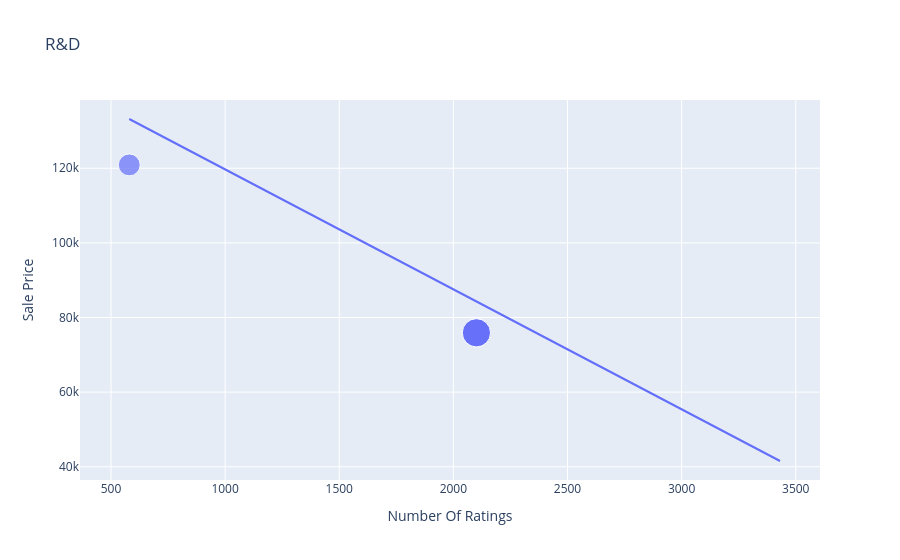

Write notebook code for a chart like this one.
### Code cell
figure

### Figure 1 — Plotly figure (JSON) as saved in the notebook; plotly's stock layout.template omitted (floating-point values rounded to 4 significant figures)
{"data": [{"hovertemplate": "Number Of Ratings=%{x}<br>Sale Price=%{y}<br>Discount Percentage=%{marker.size}<extra></extra>", "legendgroup": "", "marker": {"color": "#636efa", "size": [0, 0, 0, 0, 0, 0, 10, 6, 10, 10], "sizemode": "area", "sizeref": 0.025, "symbol": "circle"}, "mode": "markers", "name": "", "orientation": "v", "showlegend": false, "type": "scatter", "x": [1078, 1078, 1078, 1078, 1078, 3431, 2101, 580, 2101, 2101], "xaxis": "x", "y": [117100, 117100, 131900, 117100, 131900, 49900, 75900, 120900, 75900, 75900], "yaxis": "y"}, {"hovertemplate": "<b>OLS trendline</b><br>Sale Price = -32.1485 * Number Of Ratings + 151846<br>R<sup>2</sup>=0.885843<br><br>Number Of Ratings=%{x}<br>Sale Price=%{y} <b>(trend)</b><extra></extra>", "legendgroup": "", "marker": {"color": "#636efa", "symbol": "circle"}, "mode": "lines", "name": "", "showlegend": false, "type": "scatter", "x": [580, 1078, 1078, 1078, 1078, 1078, 2101, 2101, 2101, 3431], "xaxis": "x", "y": [133200.0, 117200.0, 117200.0, 117200.0, 117200.0, 117200.0, 84300.0, 84300.0, 84300.0, 41540.0], "yaxis": "y"}], "layout": {"autosize": true, "legend": {"itemsizing": "constant", "tracegroupgap": 0}, "title": {"text": "R&D"}, "xaxis": {"anchor": "y", "autorange": true, "domain": [0, 1], "range": [376.9, 3603.0], "title": {"text": "Number Of Ratings"}, "type": "linear"}, "yaxis": {"anchor": "x", "autorange": true, "domain": [0, 1], "range": [36430.0, 138700.0], "title": {"text": "Sale Price"}, "type": "linear"}}}
